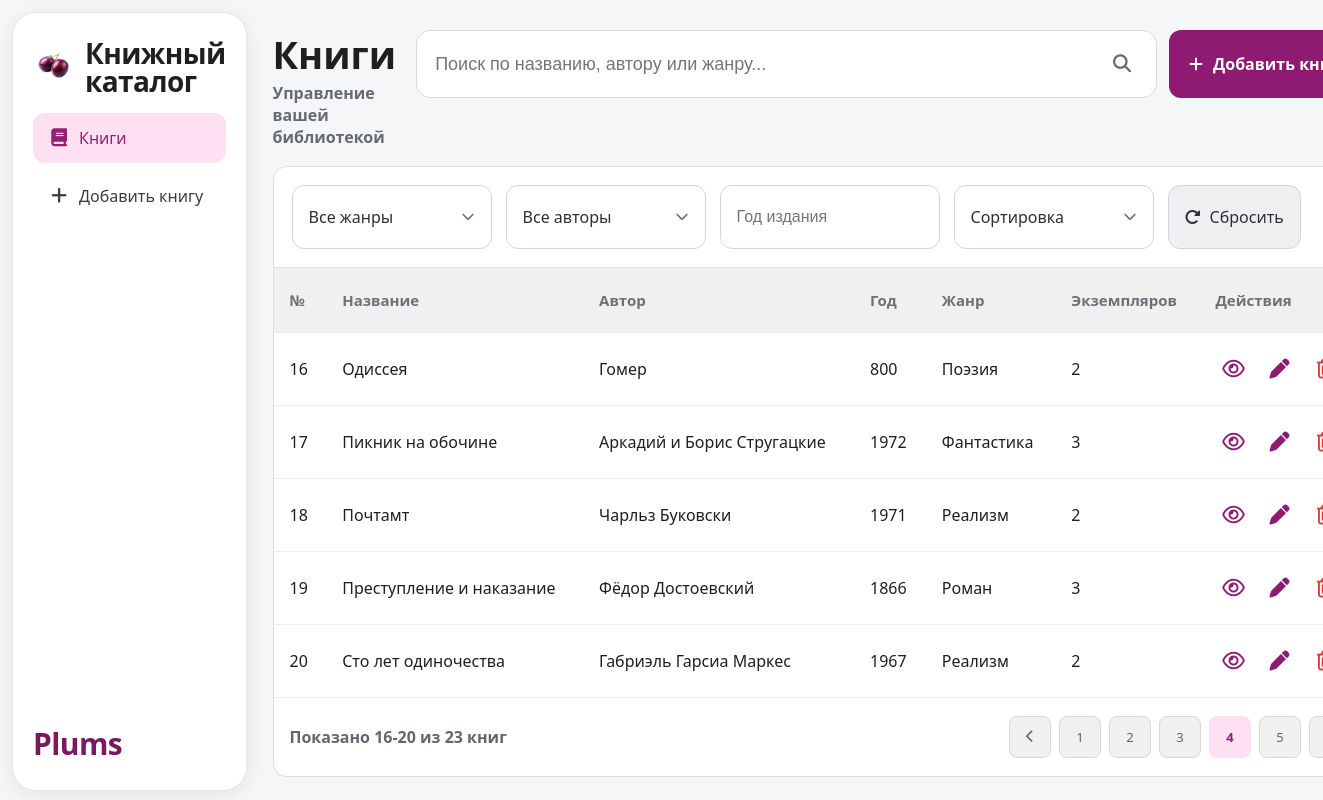
Page /?sort=title_asc&page=4 on the committed database.
### tables this page shows
CREATE TABLE books (
                id INTEGER PRIMARY KEY AUTOINCREMENT,
                title TEXT NOT NULL,
                author TEXT NOT NULL,
                year INTEGER NOT NULL,
                genre TEXT NOT NULL,
                copies INTEGER NOT NULL DEFAULT 0
            , description TEXT NOT NULL DEFAULT '');

### app.py (the view)
@app.get("/")
def index():
    return render_template("index.html", **build_index_context(request.args))

### app.py (called while the page is built)
@app.template_global()
def filter_url(endpoint: str, filter_query: dict | None = None, **kwargs: Any) -> str:
    params: Dict[str, Any] = dict(filter_query or {})
    params.update(kwargs)
    return url_for(endpoint, **params)

def _ensure_data_dir() -> None:
    DB_FILE.parent.mkdir(parents=True, exist_ok=True)

def get_connection() -> sqlite3.Connection:
    _ensure_data_dir()
    conn = sqlite3.connect(DB_FILE)
    conn.row_factory = sqlite3.Row
    return conn

def _ensure_description_column(conn: sqlite3.Connection) -> None:
    columns = {row["name"] for row in conn.execute("PRAGMA table_info(books)")}
    if "description" not in columns:
        conn.execute("ALTER TABLE books ADD COLUMN description TEXT NOT NULL DEFAULT ''")

def _ensure_copies_table(conn: sqlite3.Connection) -> None:
    conn.execute(
        """
        CREATE TABLE IF NOT EXISTS book_copies (
            id INTEGER PRIMARY KEY AUTOINCREMENT,
            book_id INTEGER NOT NULL,
            copy_num INTEGER NOT NULL,
            inventory_no TEXT NOT NULL,
            status TEXT NOT NULL DEFAULT 'available',
            issued_at TEXT,
            UNIQUE(book_id, copy_num)
        )
        """
    )

def init_db() -> None:
    with get_connection() as conn:
        conn.execute(
            """
            CREATE TABLE IF NOT EXISTS books (
                id INTEGER PRIMARY KEY AUTOINCREMENT,
                title TEXT NOT NULL,
                author TEXT NOT NULL,
                year INTEGER NOT NULL,
                genre TEXT NOT NULL,
                copies INTEGER NOT NULL CHECK (copies >= 0),
                description TEXT NOT NULL DEFAULT ''
            )
            """
        )
        _ensure_description_column(conn)
        _ensure_copies_table(conn)

def load_books() -> List[Book]:
    init_db()
    with get_connection() as conn:
        rows = conn.execute(
            "SELECT id, title, author, year, genre, copies, description FROM books"
        ).fetchall()
    return [
        Book(
            id=row["id"],
            title=row["title"],
            author=row["author"],
            year=row["year"],
            genre=row["genre"],
            copies=row["copies"],
            description=row["description"] or "",
        )
        for row in rows
    ]

def parse_int(value: str, default: int = 0) -> int:
    try:
        return int(value)
    except (TypeError, ValueError):
        return default

### templates/index.html (shortened to what this page needs)
{% extends "base.html" %}
{% block content %}
<div class="desktop-only">
  <div class="top-bar">
    <div class="top-title">
      <h1>Книги</h1>
      <p>Управление вашей библиотекой</p>
    </div>
    <div class="top-actions">
      <form class="search-form" method="get" action="{{ url_for('index') }}">
        <input
          type="text"
          name="q"
          class="search-input"
          placeholder="Поиск по названию, автору или жанру..."
          value="{{ filters.q }}"
        />
        <button type="submit" class="icon-btn" aria-label="Искать">
          <i class="fa-solid fa-magnifying-glass"></i>
        </button>
      </form>
      <a class="add-btn" href="{{ url_for('new_book') }}">
        <i class="fa-solid fa-plus"></i>
        Добавить книгу
      </a>
    </div>
  </div>
</div>
<div class="filters-wrap" id="filters-wrap">
  <div class="filters-panel">
    <form class="filters" method="get" action="{{ url_for('index') }}" id="filters-form">
    <div class="filter-dropdown" data-filter="genre">
      <button type="button" class="filter-dropdown-trigger" aria-expanded="false">
        <span class="filter-dropdown-text">{{ filters.genre if filters.genre else 'Все жанры' }}</span>
        <i class="fa-solid fa-chevron-down"></i>
      </button>
    </div>
    <div class="filter-dropdown" data-filter="author">
      <button type="button" class="filter-dropdown-trigger" aria-expanded="false">
        <span class="filter-dropdown-text">{{ filters.author if filters.author else 'Все авторы' }}</span>
        <i class="fa-solid fa-chevron-down"></i>
      </button>
    </div>
    <input type="text" name="year" placeholder="Год издания" value="{{ filters.year }}" />
    <div class="filter-dropdown" data-filter="sort">
      <button type="button" class="filter-dropdown-trigger" aria-expanded="false">
        <span class="filter-dropdown-text">Сортировка</span>
        <i class="fa-solid fa-chevron-down"></i>
      </button>
    </div>
    <a class="reset-btn" href="{% if filters.q %}{{ url_for('index', q=filters.q) }}{% else %}{{ url_for('index') }}{% endif %}">
      <i class="fa-solid fa-rotate-right"></i>Сбросить
    </a>
    </form>
  </div>
</div>
<div class="table-container desktop-only">
  {% if books %}
  <table>
    <thead>
      <tr>
        <th>№</th>
        <th>Название</th>
        <th>Автор</th>
        <th>Год</th>
        <th>Жанр</th>
        <th>Экземпляров</th>
        <th>Действия</th>
      </tr>
    </thead>
    <tbody>
      {% for book in books %}
      <tr>
        <td>{{ pagination.start + loop.index0 }}</td>
        <td>{{ book.title }}</td>
        <td>{{ book.author }}</td>
        <td>{{ book.year }}</td>
        <td>{{ book.genre }}</td>
        <td>{{ book.copies }}</td>
        <td class="actions">
          <a href="{{ filter_url('view_book', filter_query, book_id=book.id) }}" title="Просмотр"><i class="fa-regular fa-eye"></i></a>
          <a href="{{ filter_url('edit_book', filter_query, book_id=book.id) }}" title="Редактировать"><i class="fa-solid fa-pen"></i></a>
          <a href="{{ filter_url('confirm_delete_book', filter_query, book_id=book.id) }}" title="Удалить" class="delete-link"><i class="fa-regular fa-trash-can"></i></a>
        </td>
      </tr>
      {% endfor %}
    </tbody>
  </table>
  <div class="pagination">
    <span>Показано {{ pagination.start }}-{{ pagination.end }} из {{ pagination.total_books }} книг</span>
    <div class="pages">
      {% if pagination.has_prev %}
      <a href="{{ filter_url('index', filter_query, page=pagination.page - 1) }}">
        <i class="fa-solid fa-chevron-left"></i>
      </a>
      {% else %}
      <span class="page-disabled"><i class="fa-solid fa-chevron-left"></i></span>
      {% endif %}
      {% for p in range(1, pagination.total_pages + 1) %}
      <a href="{{ filter_url('index', filter_query, page=p) }}" class="{% if p == pagination.page %}active-page{% endif %}">
        {{ p }}
      </a>
      {% endfor %}
      {% if pagination.has_next %}
      <a href="{{ filter_url('index', filter_query, page=pagination.page + 1) }}">
      </a>
      {% else %}
      <span class="page-disabled"><i class="fa-solid fa-chevron-right"></i></span>
      {% endif %}
    </div>
  </div>
  {% endif %}
</div>
{% endblock %}

### static/styles.css (style rules this page uses)
* { margin: 0; padding: 0; box-sizing: border-box; }
body { font-family: "Segoe UI", Arial, sans-serif; background: #f5f6f8; color: #1f1f22; font-size: 16px; }
.top-bar { display: flex; justify-content: space-between; align-items: flex-start; margin-bottom: 18px; gap: 20px; }
.top-title { margin-top: 4px; }
.top-bar h1 { font-size: 38px; line-height: 1.1; margin-bottom: 6px; }
.top-bar p { color: #676a72; font-size: 16px; font-weight: 600; }
.top-actions { display: flex; align-items: stretch; gap: 12px; }
.search-form { width: min(920px, 56vw); height: 68px; border: 1px solid #d8d9df; border-radius: 14px; background: #fff; display: flex; align-items: center; padding: 0 10px 0 18px; }
.search-form input { flex: 1; border: none; font-size: 18px; background: transparent; color: #2e2f35; }
.icon-btn { height: 48px; width: 48px; border: none; background: transparent; color: #666a74; cursor: pointer; font-size: 18px; flex-shrink: 0; }
.add-btn { background: #8f1a71; color: #fff; border: none; border-radius: 12px; padding: 0 20px; min-height: 68px; font-size: 16px; font-weight: 700; cursor: pointer; display: inline-flex; align-items: center; gap: 10px; text-decoration: none; white-space: nowrap; }
.filters { background: #fff; padding: 18px; border-radius: 14px 14px 0 0; display: flex; gap: 14px; margin-bottom: 0; border: 1px solid #dbdde2; flex-wrap: wrap; }
.filters input, .filter-dropdown-trigger, .apply-btn, .reset-btn { min-height: 64px; padding: 12px 16px; border-radius: 12px; border: 1px solid #d3d5dc; background: #fff; font-size: 16px; color: #2d2f35; }
.filters input { min-width: 220px; width: 220px; }
.filter-dropdown { position: relative; min-width: 200px; }
.filter-dropdown-trigger { width: 100%; min-width: 200px; display: inline-flex; align-items: center; justify-content: space-between; gap: 12px; cursor: pointer; font-family: inherit; white-space: nowrap; }
.filter-dropdown-trigger i { font-size: 13px; color: #6d7078; transition: transform 0.2s; }
.reset-btn { text-decoration: none; display: inline-flex; align-items: center; gap: 9px; background: #efeff2; cursor: pointer; }
.table-container { background: #fff; border-radius: 0 0 14px 14px; overflow: hidden; border: 1px solid #dbdde2; border-top: none; }
table { width: 100%; border-collapse: collapse; }
thead { background: #f0f0f1; }
th, td { padding: 22px 16px; text-align: left; font-size: 16px; }
th { color: #6d7078; font-size: 15px; font-weight: 600; }
tbody tr { border-top: 1px solid #ececf0; }
.actions { display: flex; align-items: center; gap: 10px; }
.actions a { color: #8f1a71; text-decoration: none; font-size: 20px; width: 36px; text-align: center; }
.actions a.delete-link { color: #e53935; }
.danger-btn, .delete-link { background: transparent; color: #e53935; border: none; font-size: 22px; padding: 4px; cursor: pointer; text-decoration: none; display: inline-flex; align-items: center; justify-content: center; width: 36px; }
.pagination { display: flex; justify-content: space-between; align-items: center; padding: 18px 16px; border-top: 1px solid #ececf0; }
.pagination span { color: #63666f; font-size: 16px; font-weight: 600; }
.pages { display: flex; gap: 8px; align-items: center; }
.pages a, .page-disabled { width: 42px; height: 42px; border: 1px solid #d7d8de; border-radius: 8px; background: #f0f0f1; display: inline-flex; align-items: center; justify-content: center; text-decoration: none; cursor: pointer; font-size: 13px; color: #5f636b; }
.active-page { background: #ffdff2 !important; color: #902172 !important; font-weight: bold; border-color: #ffdff2 !important; }
@media (min-width: 769px) { .filters-wrap .filters-panel { display: block; } }
@media (min-width: 769px) { .filters-wrap .filters { display: flex !important; } }

### rows in the picture
books: start "16", title "Одиссея", author "Гомер", year "800", genre "Поэзия", copies "2"
books: start "17", title "Пикник на обочине", author "Аркадий и Борис Стругацкие", year "1972", genre "Фантастика", copies "3"
books: start "18", title "Почтамт", author "Чарльз Буковски", year "1971", genre "Реализм", copies "2"
books: start "19", title "Преступление и наказание", author "Фёдор Достоевский", year "1866", genre "Роман", copies "3"
books: start "20", title "Сто лет одиночества", author "Габриэль Гарсиа Маркес", year "1967", genre "Реализм", copies "2"

### other values in the picture
{{ filters.genre if filters.genre else 'Все жанры' }} "Все жанры"
{{ filters.author if filters.author else 'Все авторы' }} "Все авторы"
{{ pagination.start }} "16"
{{ pagination.end }} "20"
{{ pagination.total_books }} "23"
{{ p }} "1" "2" "3" "4" "5"
